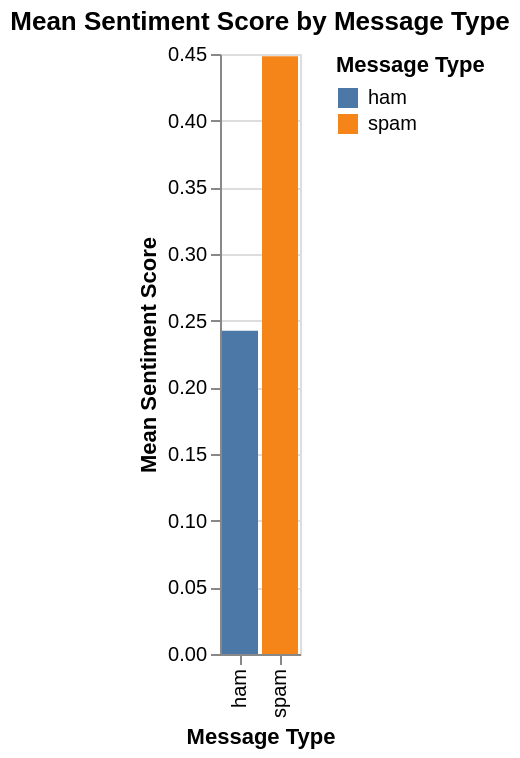

The notebook cell saved with this chart:
### Code cell
import altair as alt

# Prepare data for mean sentiment score by label
dfg_label = df_output.groupby('label')['sentiment_score'].mean().reset_index()

# Create the Altair bar chart for Sentiment Score by Message Type
chart_label = alt.Chart(dfg_label).mark_bar().encode(
    x=alt.X('label:N', title='Message Type'), # Use :N for nominal (categorical) data
    y=alt.Y('sentiment_score:Q', title='Mean Sentiment Score'),
    color=alt.Color('label:N', legend=alt.Legend(title="Message Type")),
    tooltip=['label', 'sentiment_score']
).properties(
    title='Mean Sentiment Score by Message Type'
).interactive()

chart_label

### Figure 1 — Vega-Lite specification as saved in the notebook (floating-point values rounded to 4 significant figures)
{"config": {"view": {"continuousWidth": 300, "continuousHeight": 300}}, "data": {"name": "data-9424ff67618804982cfd9fe8037cd2c6"}, "mark": {"type": "bar"}, "encoding": {"color": {"field": "label", "legend": {"title": "Message Type"}, "type": "nominal"}, "tooltip": [{"field": "label", "type": "nominal"}, {"field": "sentiment_score", "type": "quantitative"}], "x": {"field": "label", "title": "Message Type", "type": "nominal"}, "y": {"field": "sentiment_score", "title": "Mean Sentiment Score", "type": "quantitative"}}, "params": [{"name": "param_1", "select": {"type": "interval", "encodings": ["x", "y"]}, "bind": "scales"}], "title": "Mean Sentiment Score by Message Type", "$schema": "https://vega.github.io/schema/vega-lite/v5.20.1.json", "datasets": {"data-9424ff67618804982cfd9fe8037cd2c6": [{"label": "ham", "sentiment_score": 0.2424}, {"label": "spam", "sentiment_score": 0.4484}]}}
